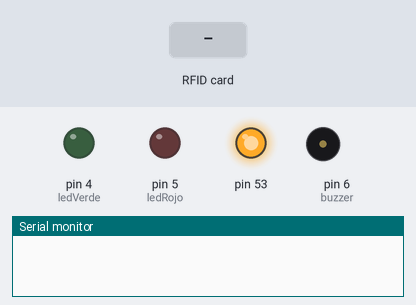
Recording of a sketch running on a simulated Arduino Mega 2560, built with avr-gcc and run on an emulated ATmega2560. Parts: output pins drawn as LEDs (lit = HIGH), buzzer (waves = sounding), the last lines printed to the serial monitor. Inputs (shaded band) come from the test bench.

Above: at 1.2 s.
1.3 s: RFID card F3 71 C4 1C held to the reader
At 1.6 s:
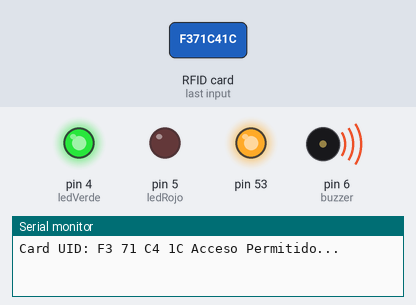
2.8 s: RFID card 5E 7A 19 C4 held to the reader
At 6.0 s:
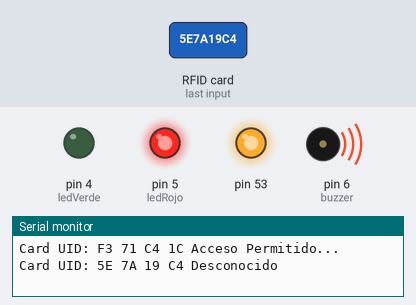
Timing chart, 0 to 8.8 s (numbered marks = the images above; inputs shaded):
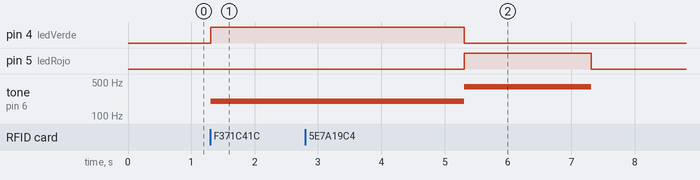

The sketch:

Control_RFID.ino
```cpp
/*
   Fundacion Kinal
   Centro educativo tecnico laboral Kinal
   Quinto perito
   Quinto electronica
   Codigo Tecnico: EB5AM
   Curso: Taller de electronica digital y reparacion de computadoras I
   Proyecto: RFID
   Dev: Josue Julian de Jesús Robles Larios
   Fecha: 26 de Julio
*/

#include <SPI.h>
#include <MFRC522.h>

#define RST_PIN         9           // configuramos el pin 9 para reset del mfrc522
#define SS_PIN          10         // configuramos el pin 53 para el selector de chip para el caso del Arduino Mega
#define ledVerde        4           // led verde en el pin 4
#define ledRojo         5           // led rojo en el pin 5
#define buzzer          6


MFRC522 mfrc522(SS_PIN, RST_PIN);   //
MFRC522::MIFARE_Key key;


byte tag1[4] = {0xF3, 0x71, 0xC4, 0x1C};


byte tagActual[4];

void setup() {
  Serial.begin(9600);
   while (!Serial);
   SPI.begin();
   mfrc522.PCD_Init();
   pinMode(ledVerde,OUTPUT);
   pinMode(ledRojo,OUTPUT);

}

void loop() {
   if ( ! mfrc522.PICC_IsNewCardPresent())
        return;


    if ( ! mfrc522.PICC_ReadCardSerial())
        return;

 Serial.print(F("Card UID:"));
    dump_byte_array(mfrc522.uid.uidByte, mfrc522.uid.size);


digitalWrite(ledVerde,LOW);
digitalWrite(ledRojo,LOW);
}

void dump_byte_array(byte *buffer, byte bufferSize) {
    for (byte i = 0; i < bufferSize; i++) {
      Serial.print(buffer[i] < 0x10 ? " 0" : " ");
      Serial.print(buffer[i], HEX);
      tagActual[i] = buffer[i];
    }
          if(compararArray(tagActual,tag1)){
          Serial.println(" Acceso Permitido...");
          digitalWrite(ledVerde, HIGH);
          tone(buzzer, 200);
          delay(4000);
          noTone(buzzer);
          }

          else {
            Serial.println(" Desconocido" );
            digitalWrite(ledRojo,HIGH);
            tone(buzzer, 400);
            delay(2000);
            noTone(buzzer);
            }
}


boolean compararArray(byte array1[], byte array2[]){

  if(array1[0] != array2[0]) return(false);
  if(array1[1] != array2[1]) return(false);
  if(array1[2] != array2[2]) return(false);
  if(array1[3] != array2[3]) return(false);
  return(true);
}
```

Measured:
- after the input at 1.3 s, pin 4 (ledVerde): LOW → HIGH at once; tone on pin 6 (buzzer): silent → 200 Hz at once
- after the input at 2.8 s, pin 5 (ledRojo): LOW → HIGH after 2.5 s, → LOW 2.0 s later; tone on pin 6 (buzzer): 200 Hz → 400 Hz after 2.5 s, → silent 2.0 s later
